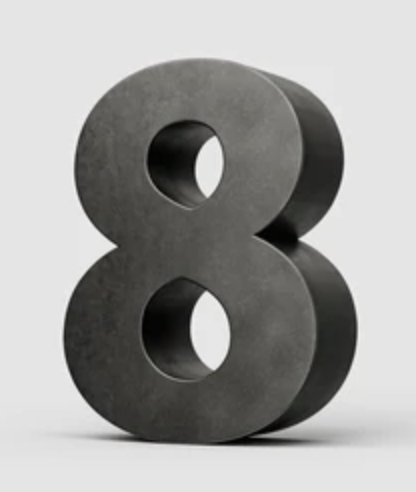
%> input picture Practice-5/hw-2/eight.png, 416 x 492 px
$ octave hw2.m   (GNU Octave 9; MATLAB toolbox functions it lacks are replaced by stand-ins)
%> lines starting %> are read from the running program, lines starting %| are printed output that depends on the picture
% load the image and grayscale it
originalImage = imread('eight.png');
%> originalImage is the input picture: size 492x416x3 uint8; mean R, G, B 161.2, 160.9, 159.3
originalImage = rgb2gray(originalImage);
%> originalImage: size 492x416 uint8

% ddd  noise
noisyImage = imnoise(originalImage, 'salt & pepper', 0.03);
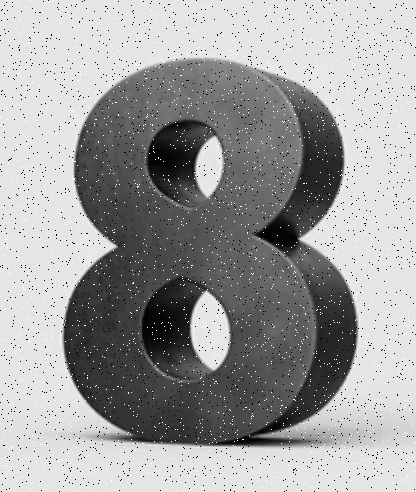
%> noisyImage: size 492x416 uint8; min 0, max 255, mean 159.7

% sizes to test
filterSizes = [3, 5, 7];

% filtering
figure;
subplot(2, 2, 1);
imshow(noisyImage);
title('Noisy Image');

for i = 1:length(filterSizes)
    % current filter size
    filterSize = filterSizes(i);

    % median filtering
    medianFiltered = medfilt2(noisyImage, [filterSize, filterSize]);

    % mean filtering
    meanFilter = fspecial('average', [filterSize, filterSize]);
    meanFiltered = imfilter(noisyImage, meanFilter, 'symmetric');

    % max filtering
    maxFiltered = ordfilt2(noisyImage, filterSize^2, true(filterSize));

    %min filtering
    minFiltered = ordfilt2(noisyImage, 1, true(filterSize));

    % results
    figure;
    subplot(2, 2, 1); imshow(medianFiltered); title(['Median Filter (', num2str(filterSize), 'x', num2str(filterSize), ')']);
    subplot(2, 2, 2); imshow(meanFiltered); title(['Mean Filter (', num2str(filterSize), 'x', num2str(filterSize), ')']);
    subplot(2, 2, 3); imshow(maxFiltered); title(['Max Filter (', num2str(filterSize), 'x', num2str(filterSize), ')']);
    subplot(2, 2, 4); imshow(minFiltered); title(['Min Filter (', num2str(filterSize), 'x', num2str(filterSize), ')']);
end
%> this loop made 3 passes
%> pass 1, `meanFiltered = imfilter(noisyImage, meanFilter, 'symmetric');`:
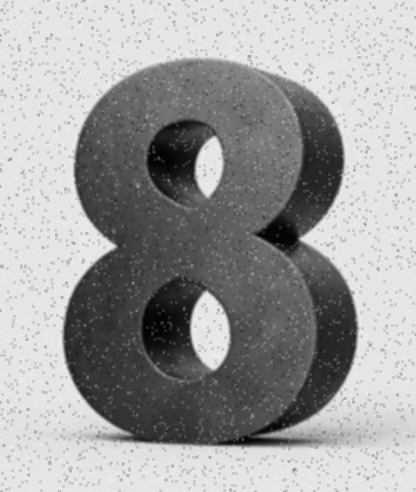
%> meanFiltered: size 492x416 uint8; min 2, max 238, mean 159.7
%> pass 1, `maxFiltered = ordfilt2(noisyImage, filterSize^2, true(filterSize));`:
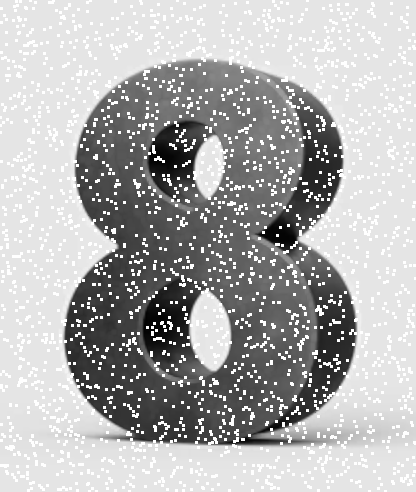
%> maxFiltered: size 492x416 uint8; min 3, max 255, mean 175.3
%> pass 1, `minFiltered = ordfilt2(noisyImage, 1, true(filterSize));`:
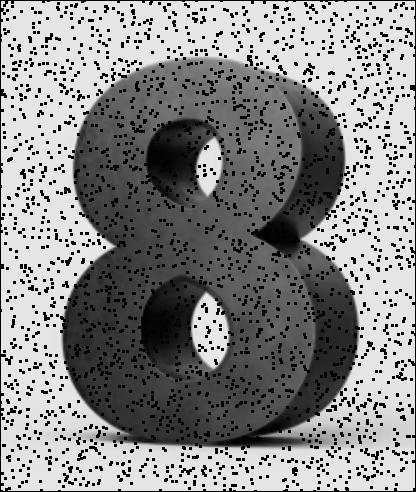
%> minFiltered: size 492x416 uint8; min 0, max 233, mean 135.3
